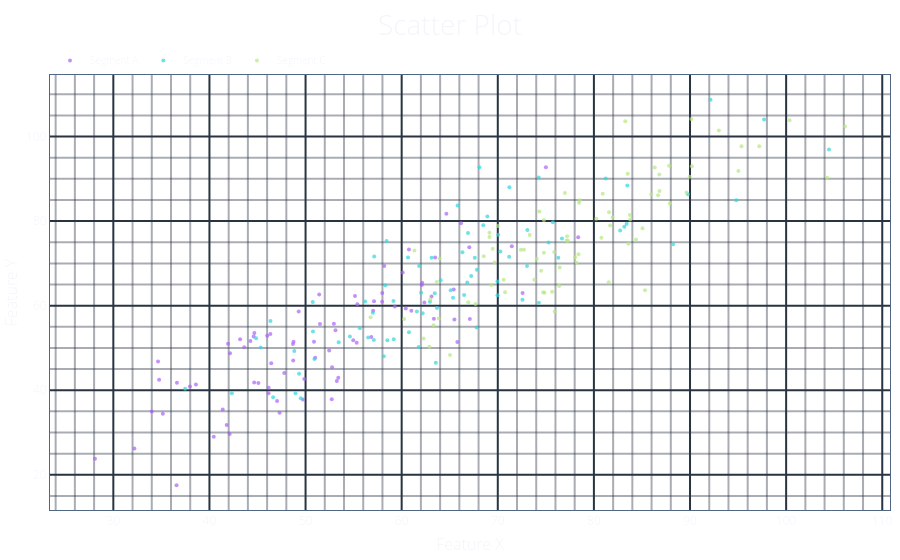

The code cell stored with this chart in its notebook:
### Markdown cell above
## 1. Plot.from_traces — quick single-axis chart

### Code cell
Plot.from_traces(
    *(
        Scatter(
            x=(x := rng.normal(loc=50 + i * 15, scale=12, size=80)),
            y=x + rng.normal(scale=8, size=80),
            name=name,
            marker={"opacity": 0.7, "line_width": 0},
        )
        for i, name in enumerate(["Segment A", "Segment B", "Segment C"])
    ),
    description="scatter-basics",
    xaxis_config={"title_text": "Feature X"},
    yaxis_config={"title_text": "Feature Y"},
    layout={"title_text": "Scatter Plot"},
)
